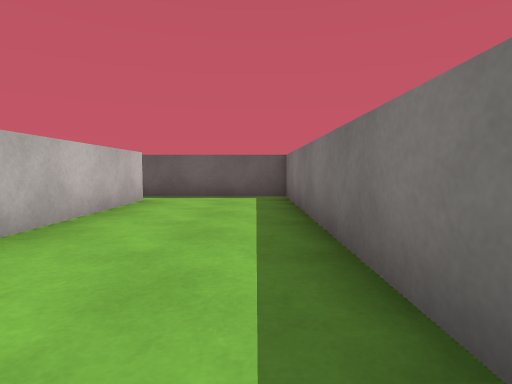
View 1 (above)

12 first-person views from a walk through a scene from a Unity 3-D project. The camera is 0.62 m above the floor, tilts 4° down and sees 80° across. The floor is counted in squares, 1 m on a side. Each view is taken from the middle of a square. On the plan, view 1 faces up. The plan holds only what a view shows up to about 9 squares ahead; the rest is blank. The place goes on beyond the plan. The player character is not drawn. Surface patterns are stand-ins for the level's own textures.

View 2
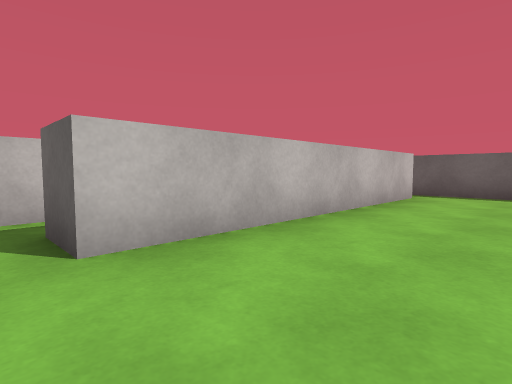

View 3
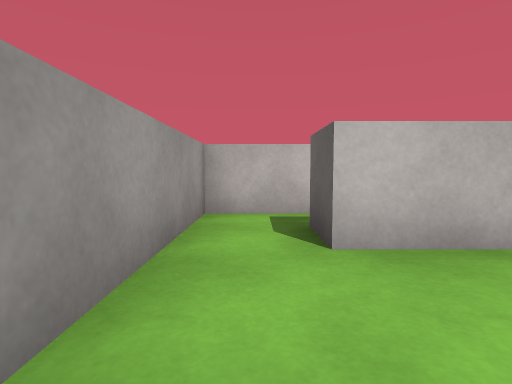

View 4
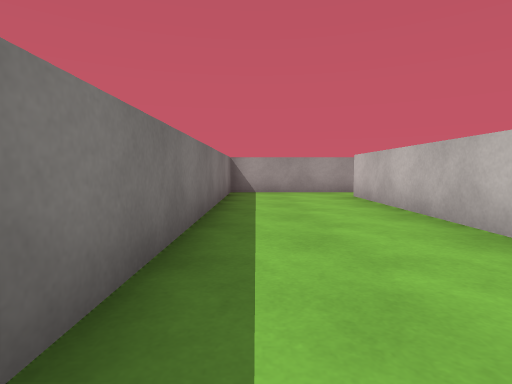

View 5
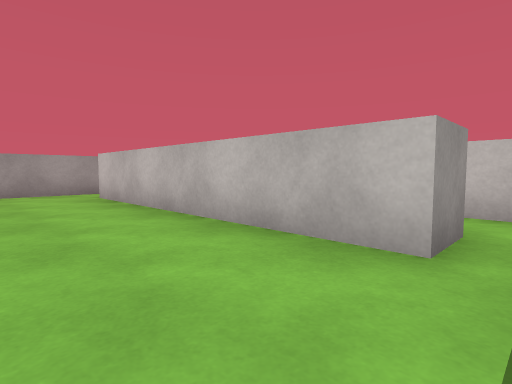

View 6
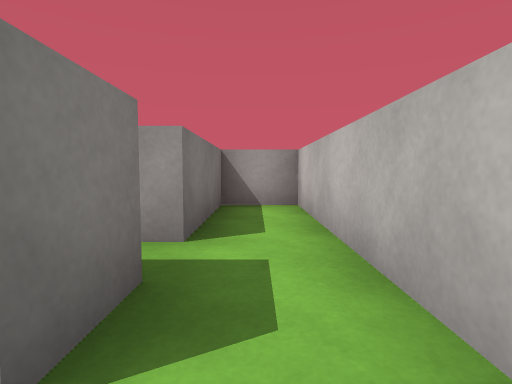

View 7
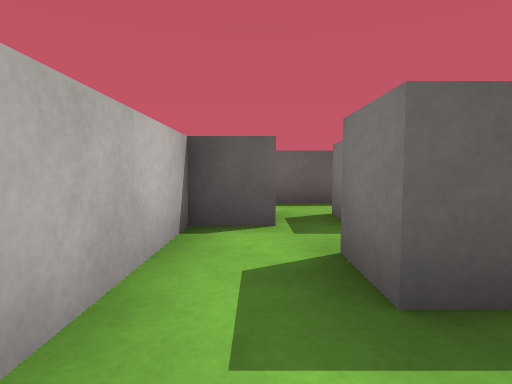

View 8
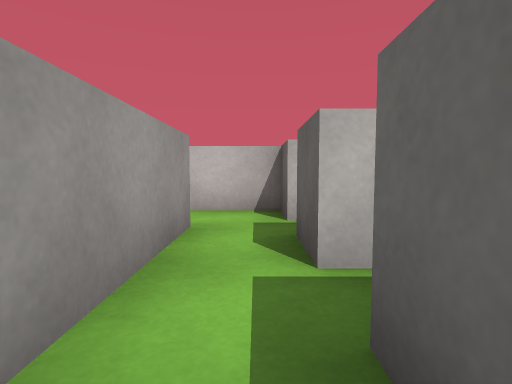

View 9
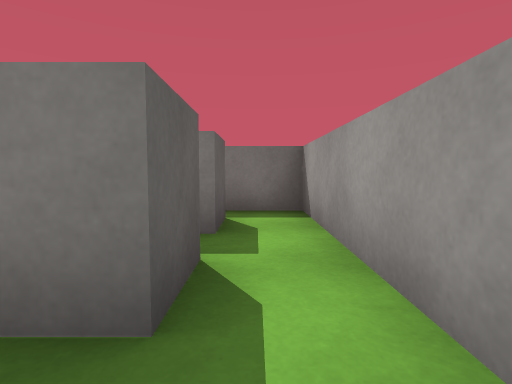

View 10
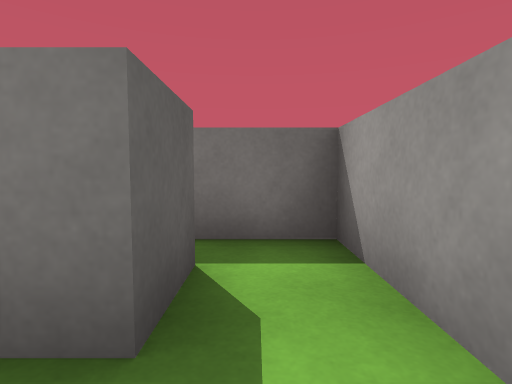

View 11
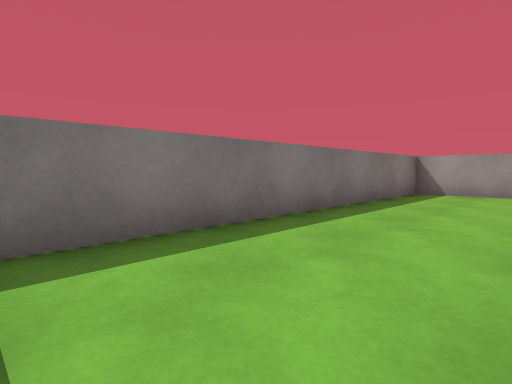

View 12
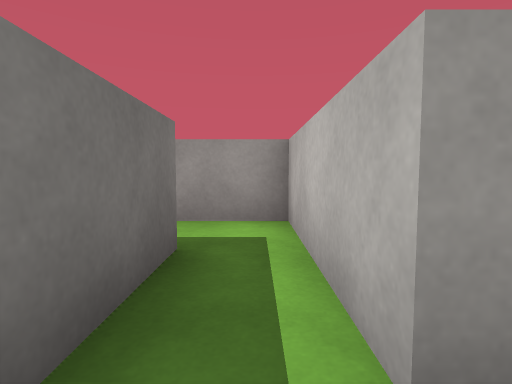

### Floor plan
Key: @ floor where view 1 was taken; # wall or solid block; . floor.
Columns run from 5 left of view 1 to 1 right of it. Each row starts with its distance up from view 1.
 10 #######
  9 #.....#
  8 #.#####
  7 #.....#
  6 #.#...#
  5 #.#...#
  4 #.#...#
  3 ###...#
  2  .#...#
  1 #.#...#
  0 #.#..@#
 -1 #.....#
 -2 #######

Positions as (right, up) in squares from view 1, and headings:
1: (0, 0), facing up
2: (0, -1), facing up-left
3: (0, -1), facing left
4: (0, 7), facing down
5: (0, 7), facing down-left
6: (-4, 9), facing down
7: (-4, 6), facing up
8: (0, 9), facing left
9: (-4, 9), facing right
10: (-2, 9), facing right
11: (-2, 7), facing down-right
12: (-4, 2), facing down
